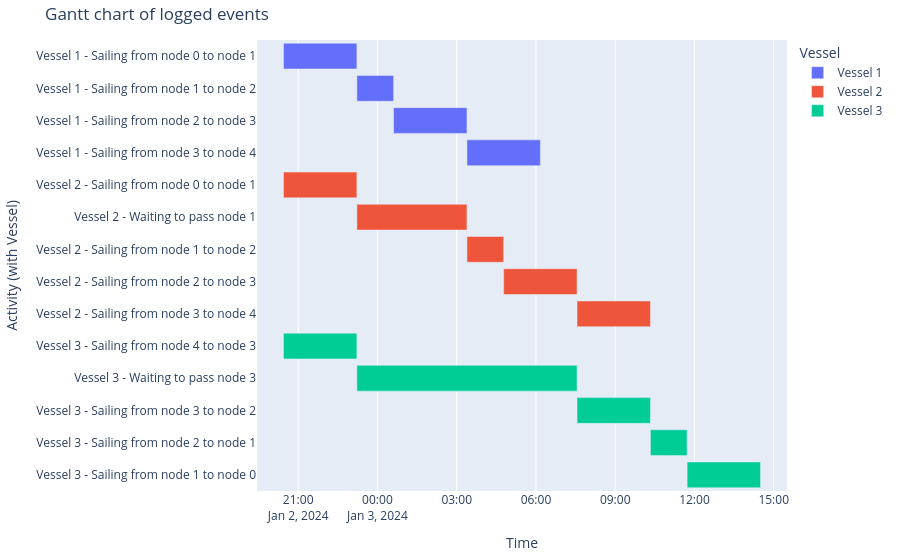

Source (notebook cell):
### Code cell
generate_vessel_gantt_chart(df_eventtable)

### Figure 1 — Plotly figure (JSON) as saved in the notebook; plotly's stock layout.template omitted (floating-point values rounded to 4 significant figures)
{"data": [{"base": ["2024-01-02T20:26:40.000000000", "2024-01-02T23:13:20.000000000", "2024-01-03T00:36:40.000000000", "2024-01-03T03:23:20.000000000"], "hovertemplate": "object name=Vessel 1<br>start time=%{base}<br>stop time=%{x}<br>activity label=%{y}<extra></extra>", "legendgroup": "Vessel 1", "marker": {"color": "#636efa", "pattern": {"shape": ""}}, "name": "Vessel 1", "orientation": "h", "showlegend": true, "textposition": "auto", "type": "bar", "x": [10000000, 5000000, 10000000, 10000000], "xaxis": "x", "y": ["Vessel 1 - Sailing from node 0 to node 1", "Vessel 1 - Sailing from node 1 to node 2", "Vessel 1 - Sailing from node 2 to node 3", "Vessel 1 - Sailing from node 3 to node 4"], "yaxis": "y"}, {"base": ["2024-01-02T20:26:40.000000000", "2024-01-02T23:13:20.000000000", "2024-01-03T03:23:20.000000000", "2024-01-03T04:46:40.000000000", "2024-01-03T07:33:20.000000000"], "hovertemplate": "object name=Vessel 2<br>start time=%{base}<br>stop time=%{x}<br>activity label=%{y}<extra></extra>", "legendgroup": "Vessel 2", "marker": {"color": "#EF553B", "pattern": {"shape": ""}}, "name": "Vessel 2", "orientation": "h", "showlegend": true, "textposition": "auto", "type": "bar", "x": [10000000, 15000000, 5000000, 10000000, 10000000], "xaxis": "x", "y": ["Vessel 2 - Sailing from node 0 to node 1", "Vessel 2 - Waiting to pass node 1", "Vessel 2 - Sailing from node 1 to node 2", "Vessel 2 - Sailing from node 2 to node 3", "Vessel 2 - Sailing from node 3 to node 4"], "yaxis": "y"}, {"base": ["2024-01-02T20:26:40.000000000", "2024-01-02T23:13:20.000000000", "2024-01-03T07:33:20.000000000", "2024-01-03T10:20:00.000000000", "2024-01-03T11:43:20.000000000"], "hovertemplate": "object name=Vessel 3<br>start time=%{base}<br>stop time=%{x}<br>activity label=%{y}<extra></extra>", "legendgroup": "Vessel 3", "marker": {"color": "#00cc96", "pattern": {"shape": ""}}, "name": "Vessel 3", "orientation": "h", "showlegend": true, "textposition": "auto", "type": "bar", "x": [10000000, 30000000, 10000000, 5000000, 10000000], "xaxis": "x", "y": ["Vessel 3 - Sailing from node 4 to node 3", "Vessel 3 - Waiting to pass node 3", "Vessel 3 - Sailing from node 3 to node 2", "Vessel 3 - Sailing from node 2 to node 1", "Vessel 3 - Sailing from node 1 to node 0"], "yaxis": "y"}], "layout": {"barmode": "overlay", "legend": {"title": {"text": "Vessel"}, "tracegroupgap": 0}, "margin": {"b": 20, "l": 20, "r": 20, "t": 40}, "title": {"text": "Gantt chart of logged events"}, "xaxis": {"anchor": "y", "domain": [0, 1], "title": {"text": "Time"}, "type": "date"}, "yaxis": {"anchor": "x", "autorange": "reversed", "domain": [0, 1], "title": {"text": "Activity (with Vessel)"}}}}
